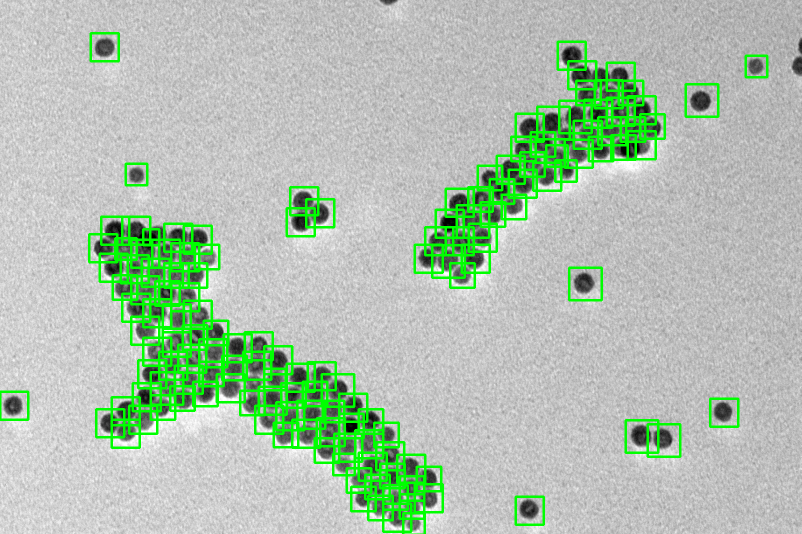
#> input picture asset/bbox_NaYbF4_15Er_Lu_13nm_0002.png, 1603 x 1068 px, given as the content of the folder ./test_img, which was not available (shown at 1/2 size)
$ python SVM_HOG_nanoparticle.py
#> lines starting #> are read from the running program, lines starting #| are printed output that depends on the picture; pictures that were not available may be replaced by others from this repository, and a replacement may not be noted
#> the answer given: 3
import pandas as pd
from skimage import feature, measure, draw
from skimage.feature import hog
from skimage.transform import pyramid_gaussian
import joblib
from skimage import color
from imutils.object_detection import non_max_suppression
from collections import Counter
import matplotlib.pyplot as plt
import seaborn as sns
from scipy import stats
import imutils
import math
import numpy as np
import cv2
import os


# define HOG Parameters
orientations = 13
pixels_per_cell = (8, 8)
cells_per_block = (2, 2)
threshold = .3


# define the sliding window:
def sliding_window(image, stepSize, windowSize):

    shape = image.shape

    x1 = np.arange(0,shape[0],stepSize) #y
    x2 = np.arange(0,shape[1],stepSize) #x
    comb_array = np.array(np.meshgrid(x1, x2)).T.reshape(-1, 2)

    for coordinate in comb_array:
        yield(coordinate[1], coordinate[0], image[coordinate[0]: coordinate[0] + windowSize[1], coordinate[1]: coordinate[1] + windowSize[0]])

def File_imgs_overall(file,dir):
	# load df for diameter
    df = pd.read_excel(dir+'/'+file, engine='openpyxl')

    d_R = df['Diameter(nm)']

    ax = sns.distplot(d_R, hist = False, kde = True,
                kde_kws = {'linewidth': 1})

    d_avg.append(np.mean(d_R))
    d_std.append(np.std(d_R))


    plt.title('Nanoparticle size distribution')
    plt.xlabel('Particle diameter(nm)')
    plt.ylabel('Density')
    plt.xlim(5, 30)


def detect(file,dir):

    # read image in
#> called with file = 'bbox_NaYbF4_15Er_Lu_13nm_0002.png', dir = './test_img'
	img1 = cv2.imread(dir+'/'+file, cv2.IMREAD_COLOR)
#> img1 is the input picture: shape (1068, 1603, 3); mean B, G, R 173.8, 193.6, 173.8

    # Convert to grayscale.
	img = cv2.cvtColor(img1, cv2.COLOR_BGR2GRAY)
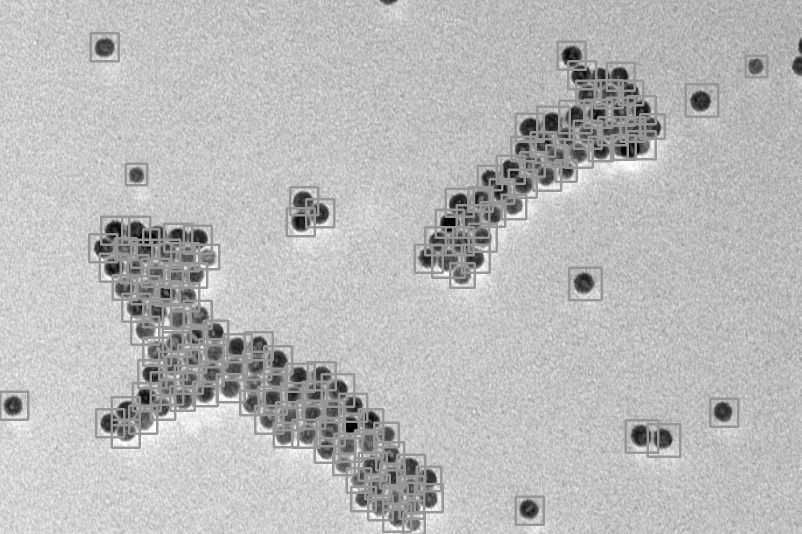
#> img: shape (1068, 1603) (shown at 1/2 size); min 0, max 255, mean 185.5

	# Test the trained classifier on an image below!
	scale = 0
	detections = []


	scale_percent = 40 # percent of original size 100 in scale bar   80
	width = int(img.shape[1] * scale_percent / 100)
#> width = 641
	height = int(img.shape[0] * scale_percent / 100)
#> height = 427
	dim = (width, height)
#> dim = (641, 427)


	# resize image
	img = cv2.resize(img, dim, interpolation = cv2.INTER_AREA)
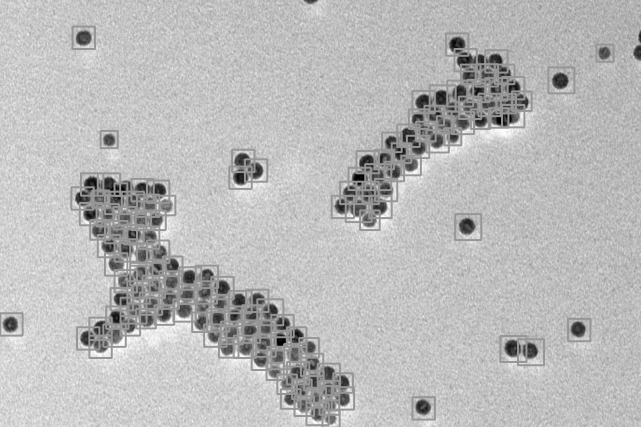
#> img: shape (427, 641); min 0, max 255, mean 185.5
	img1 = cv2.resize(img1, dim, interpolation = cv2.INTER_AREA)
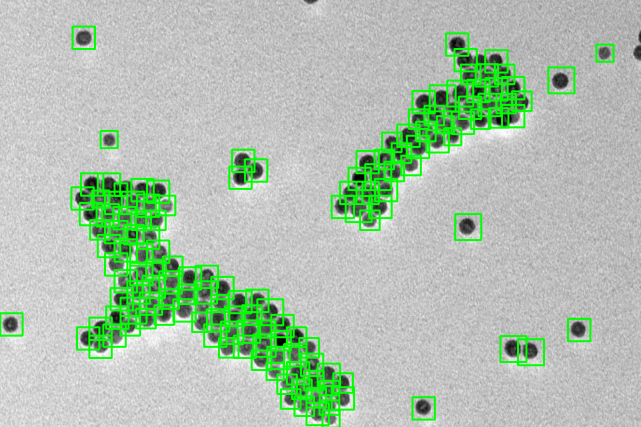
#> img1: shape (427, 641, 3); mean B, G, R 173.8, 193.6, 173.8

	# defining the size of the sliding window (has to be, same as the size of the image in the training data)
	(winW, winH)= (32,32) #(64,64)
	windowSize=(winW,winH)
	downscale=1.15
	stepSize = 2

	# upload the pretrained SVM
#> (the run stopped early here; a loop or call above may not have finished)
